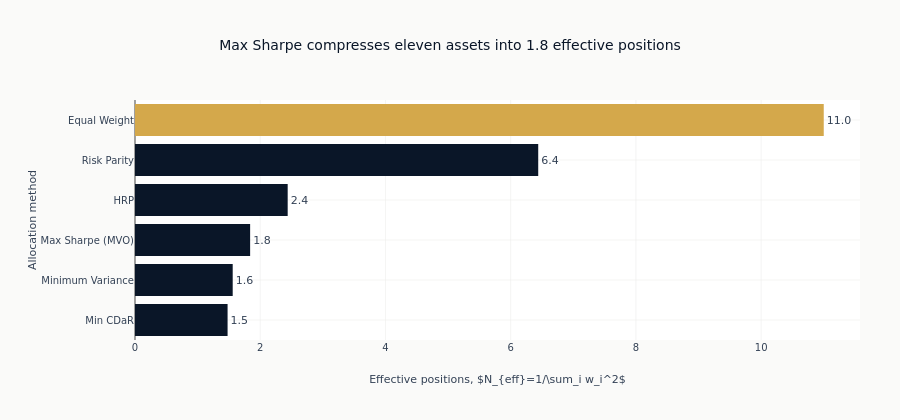

Here is the notebook cell this chart was saved with:
### Code cell
concentration_order = sorted(effective_n, key=effective_n.get)
fig = go.Figure(
    go.Bar(
        x=[effective_n[name] for name in concentration_order],
        y=concentration_order,
        orientation="h",
        marker_color=[
            COLORS["amber"] if name == "Equal Weight" else COLORS["blue"]
            for name in concentration_order
        ],
        text=[f"{effective_n[name]:.1f}" for name in concentration_order],
        textposition="outside",
    )
)
fig.update_layout(
    title=(
        f"Max Sharpe compresses eleven assets into "
        f"{effective_n['Max Sharpe (MVO)']:.1f} effective positions"
    ),
    xaxis_title=r"Effective positions, $N_{eff}=1/\sum_i w_i^2$",
    yaxis_title="Allocation method",
    height=420,
    showlegend=False,
    margin=dict(l=135, r=40),
)
fig.show()

### Figure 1 — Plotly figure (JSON) as saved in the notebook; plotly's stock layout.template omitted (floating-point values rounded to 4 significant figures)
{"data": [{"marker": {"color": ["#0a1628", "#0a1628", "#0a1628", "#0a1628", "#0a1628", "#D4A84B"]}, "orientation": "h", "text": ["1.5", "1.6", "1.8", "2.4", "6.4", "11.0"], "textposition": "outside", "type": "bar", "x": [1.479, 1.56, 1.839, 2.438, 6.44, 11.0], "y": ["Min CDaR", "Minimum Variance", "Max Sharpe (MVO)", "HRP", "Risk Parity", "Equal Weight"]}], "layout": {"height": 420, "margin": {"l": 135, "r": 40}, "showlegend": false, "title": {"text": "Max Sharpe compresses eleven assets into 1.8 effective positions"}, "xaxis": {"title": {"text": "Effective positions, $N_{eff}=1/\\sum_i w_i^2$"}}, "yaxis": {"title": {"text": "Allocation method"}}}}
